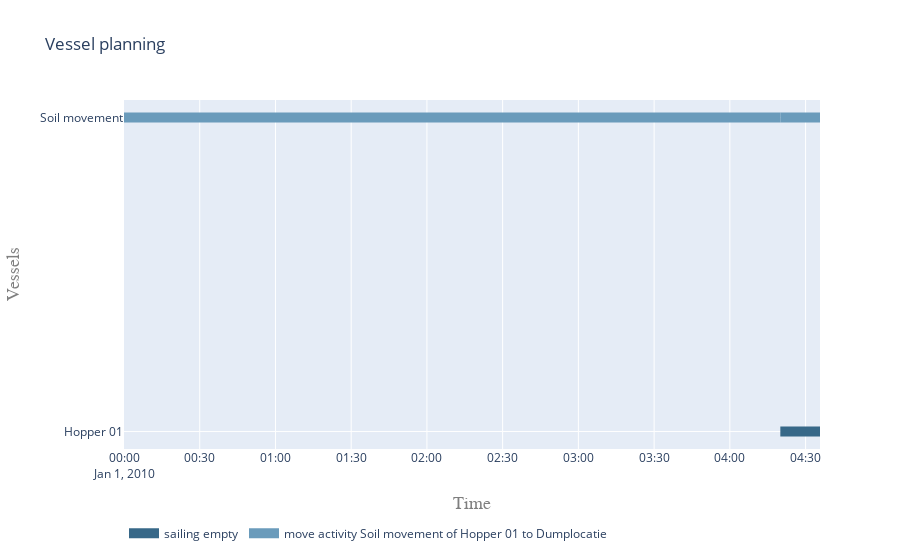

Write notebook code for a chart like this one.
### Code cell
objects = [activity, hopper]


activities = []
for obj in objects:
    activities.extend(set(obj.log["Message"]))

activities = list(set(activities))

vessel_planning(objects, activities)

### Figure 1 — Plotly figure (JSON) as saved in the notebook; plotly's stock layout.template omitted (floating-point values rounded to 4 significant figures)
{"data": [{"connectgaps": false, "hoverinfo": "y+name", "line": {"color": "rgb(4,53,85)", "width": 10}, "mode": "lines", "name": "move activity post-procesisng test plugin", "type": "scatter", "x": [], "y": []}, {"connectgaps": false, "hoverinfo": "y+name", "line": {"color": "rgb(55,104,136)", "width": 10}, "mode": "lines", "name": "sailing empty", "type": "scatter", "x": ["2010-01-01T04:20:00", "2010-01-01T04:20:00", "2010-01-01T04:35:42.824591", "2010-01-01T04:35:42.824591", "2010-01-01T04:35:42.824591"], "y": ["Hopper 01", "Hopper 01", "Hopper 01", "Hopper 01", null]}, {"connectgaps": false, "hoverinfo": "y+name", "line": {"color": "rgb(106,155,187)", "width": 10}, "mode": "lines", "name": "move activity Soil movement of Hopper 01 to Dumplocatie", "type": "scatter", "x": ["2010-01-01T00:00:00", "2010-01-01T00:00:00", "2010-01-01T04:20:00", "2010-01-01T04:20:00", "2010-01-01T04:20:00", "2010-01-01T04:20:00", "2010-01-01T04:20:00", "2010-01-01T04:35:42.824591", "2010-01-01T04:35:42.824591", "2010-01-01T04:35:42.824591"], "y": ["Soil movement", "Soil movement", "Soil movement", "Soil movement", null, "Soil movement", "Soil movement", "Soil movement", "Soil movement", null]}, {"connectgaps": false, "hoverinfo": "y+name", "line": {"color": "rgb(157,206,238)", "width": 10}, "mode": "lines", "name": "move activity Soil movement of Hopper 01 to Dumplocatie weather", "type": "scatter", "x": [], "y": []}, {"connectgaps": false, "hoverinfo": "y+name", "line": {"color": "rgb(208,1,33)", "width": 10}, "mode": "lines", "name": "move activity pre-procesisng test plugin", "type": "scatter", "x": [], "y": []}], "layout": {"hovermode": "closest", "legend": {"orientation": "h", "x": 0, "y": -0.2}, "title": {"text": "Vessel planning"}, "xaxis": {"range": ["2010-01-01T00:00:00", "2010-01-01T04:35:42.824591"], "title": {"font": {"color": "#7f7f7f", "family": "Courier New, monospace", "size": 18}, "text": "Time"}}, "yaxis": {"title": {"font": {"color": "#7f7f7f", "family": "Courier New, monospace", "size": 18}, "text": "Vessels"}}}}
